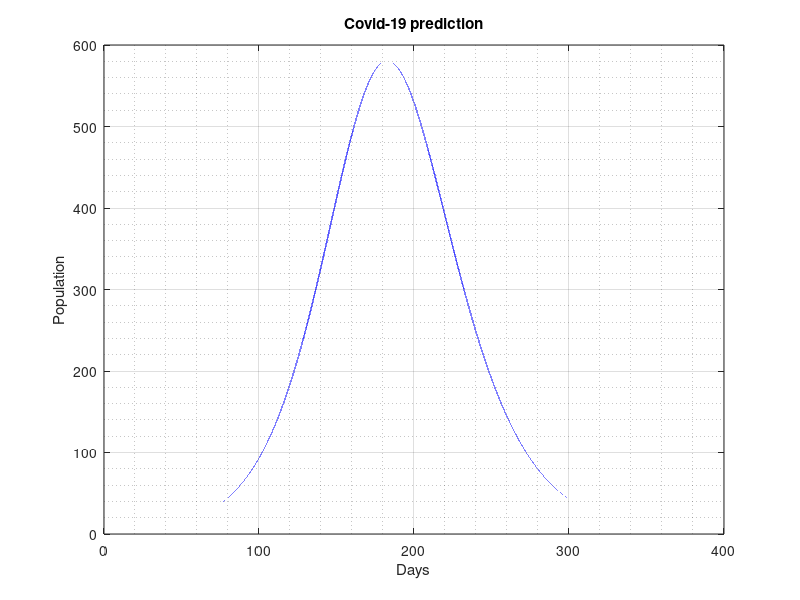

Write MATLAB code to recreate this figure.
% SIR model to predict covid outbreak
% Ge Zhu
% S(t+1) = S(t) - β * I(t) * S(t)
% I(t+1) = I(t) + β * S(t) * I(t) - γ * I(t)
% R(t+1) = R(t) + γ * I(t)

% S = # of Susceptible
% I = # of Infectious
% R = # of Recovered
% N = Total Population in the model
% β = c*t = Number Social contacts x probability of transmitting disease each contact = Infection rate

I0=1e-4;
beta=0.17;
pop=2e4;
t1=7; % quarantine starting date
t2=14; % quarantine implementation date
tmax=365; % time span
dt=.001; % stepsize
Imax=1.1;

t=0:dt:tmax; 

Nt= length(t);
I= zeros(1,Nt);
S= zeros(1,Nt);
R= zeros(1,Nt);
I(1)=I0;
R_o=3;
gamma=beta/R_o;
% for first 21 days
for it =1:21
	S(it)=1-I(it)-R(it);
	dI=beta*I(it)*S(it)-gamma*I(it);
	I(it+1)=I(it)+dI*dt;
	dR = gamma*I(it);
	R(it+1)=R(it)+dR*dt;
end

% implemented policy
for it =22:31
    R_o=3-(3-1.3)*(it-21)/10;
    gamma=beta/R_o;
	S(it)=1-I(it)-R(it);
	dI=beta*I(it)*S(it)-gamma*I(it);
	I(it+1)=I(it)+dI*dt;
	dR = gamma*I(it);
	R(it+1)=R(it)+dR*dt;
end
R_o=1.3;
gamma=beta/R_o;
for it = 32:200
	S(it)=1-I(it)-R(it);
	dI=beta*I(it)*S(it)-gamma*I(it);
	I(it+1)=I(it)+dI*dt;
	dR = gamma*I(it);
	R(it+1)=R(it)+dR*dt;
end

% quarantine slowing down
for it = 201:210
    R_o=1.3+(2.5-1.3)*(it-200)/10;
    gamma=beta/R_o;
	S(it)=1-I(it)-R(it);
	dI=beta*I(it)*S(it)-gamma*I(it);
	I(it+1)=I(it)+dI*dt;
	dR = gamma*I(it);
	R(it+1)=R(it)+dR*dt;
end

R_o=1.3; % new Ro
gamma=beta/R_o;

% final phase
for it = 211:Nt-1
	S(it)=1-I(it)-R(it);
	dI=beta*I(it)*S(it)-gamma*I(it);
	I(it+1)=I(it)+dI*dt;
	dR = gamma*I(it);
	R(it+1)=R(it)+dR*dt;
end
s(Nt)=1-I(Nt);

plot(	t,I*pop, '-b','LineWidth', 1, 'MarkerSize', 10)
xlabel('Days')
ylabel('Population')
title('Covid-19 prediction')
grid on;
grid minor;
set(gca, 'FontSize', 10)

saveas(gcf, 'graph.png') % save it
